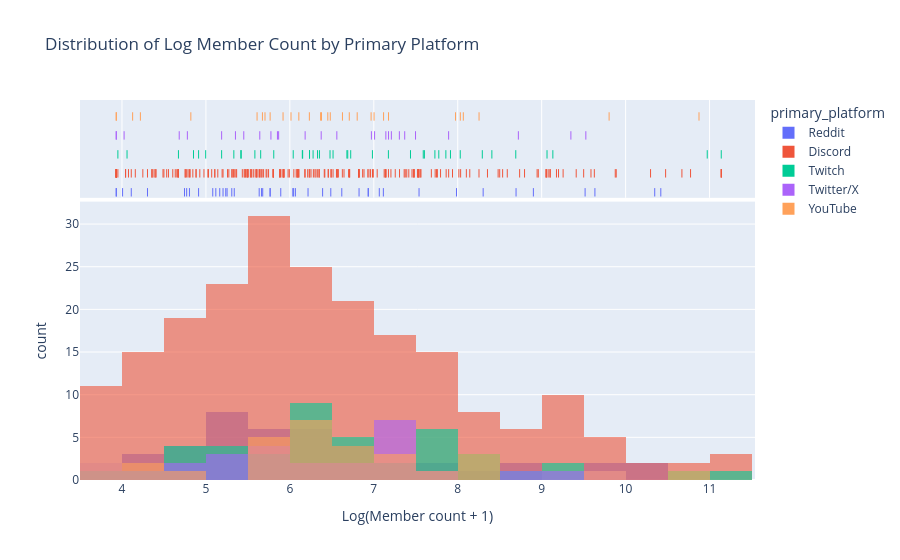

Source (notebook cell):
### Code cell
#Histogram of Log Member Count with Marginal Rug Plot
fig = px.histogram(
    gaming_data,
    x='log_member_count',
    nbins=30,
    marginal='rug',
    color='primary_platform',
    opacity=0.6,
    barmode='overlay',
    title='Distribution of Log Member Count by Primary Platform',
    labels={
        'log_member_count':'Log(Member count + 1)',
        'count':'Count'
    }
)
fig.write_html("hist_log_member_count_by_platform.html")

fig.show()

### Figure 1 — Plotly figure (JSON) as saved in the notebook; plotly's stock layout.template omitted (floating-point values rounded to 4 significant figures; data arrays with more than 128 entries replaced by an {"elided": "..."} marker saying what was removed)
{"data": [{"bingroup": "x", "hovertemplate": "primary_platform=Reddit<br>Log(Member count + 1)=%{x}<br>count=%{y}<extra></extra>", "legendgroup": "Reddit", "marker": {"color": "#636efa", "opacity": 0.6, "pattern": {"shape": ""}}, "name": "Reddit", "nbinsx": 30, "orientation": "v", "showlegend": true, "type": "histogram", "x": [6.045, 5.118, 6.488, 6.39, 3.932, 9.517, 8.901, 5.338, 9.634, 6.217, 5.236, 10.35, 5.252, 7.066, 5.677, 4.745, 4.804, 5.765, 6.933, 10.42, 5.635, 5.165, 5.663, 5.765, 6.824, 7.985, 3.932, 6.035, 5.308, 4.771, 5.892, 4.913, 7.539, 6.619, 6.934, 5.081, 7.114, 4.007, 6.066, 4.304, 8.695, 5.204, 8.303, 4.111], "xaxis": "x", "yaxis": "y"}, {"boxpoints": "all", "fillcolor": "rgba(255,255,255,0)", "hoveron": "points", "hovertemplate": "primary_platform=Reddit<br>Log(Member count + 1)=%{x}<extra></extra>", "jitter": 0, "legendgroup": "Reddit", "line": {"color": "rgba(255,255,255,0)"}, "marker": {"color": "#636efa", "symbol": "line-ns-open"}, "name": "Reddit", "showlegend": false, "type": "box", "x": [6.045, 5.118, 6.488, 6.39, 3.932, 9.517, 8.901, 5.338, 9.634, 6.217, 5.236, 10.35, 5.252, 7.066, 5.677, 4.745, 4.804, 5.765, 6.933, 10.42, 5.635, 5.165, 5.663, 5.765, 6.824, 7.985, 3.932, 6.035, 5.308, 4.771, 5.892, 4.913, 7.539, 6.619, 6.934, 5.081, 7.114, 4.007, 6.066, 4.304, 8.695, 5.204, 8.303, 4.111], "xaxis": "x2", "yaxis": "y2"}, {"bingroup": "x", "hovertemplate": "primary_platform=Discord<br>Log(Member count + 1)=%{x}<br>count=%{y}<extra></extra>", "legendgroup": "Discord", "marker": {"color": "#EF553B", "opacity": 0.6, "pattern": {"shape": ""}}, "name": "Discord", "nbinsx": 30, "orientation": "v", "showlegend": true, "type": "histogram", "x": {"elided": "213 float values"}, "xaxis": "x", "yaxis": "y"}, {"boxpoints": "all", "fillcolor": "rgba(255,255,255,0)", "hoveron": "points", "hovertemplate": "primary_platform=Discord<br>Log(Member count + 1)=%{x}<extra></extra>", "jitter": 0, "legendgroup": "Discord", "line": {"color": "rgba(255,255,255,0)"}, "marker": {"color": "#EF553B", "symbol": "line-ns-open"}, "name": "Discord", "showlegend": false, "type": "box", "x": {"elided": "213 float values"}, "xaxis": "x2", "yaxis": "y2"}, {"bingroup": "x", "hovertemplate": "primary_platform=Twitch<br>Log(Member count + 1)=%{x}<br>count=%{y}<extra></extra>", "legendgroup": "Twitch", "marker": {"color": "#00cc96", "opacity": 0.6, "pattern": {"shape": ""}}, "name": "Twitch", "nbinsx": 30, "orientation": "v", "showlegend": true, "type": "histogram", "x": [6.984, 5.808, 9.064, 6.33, 5.187, 4.997, 6.353, 6.69, 8.293, 8.691, 8.03, 7.914, 7.774, 7.603, 5.583, 11.14, 6.479, 5.421, 7.437, 6.725, 6.234, 5.416, 7.589, 9.133, 8.406, 4.673, 4.06, 4.913, 7.859, 5.652, 3.951, 4.852, 6.153, 6.234, 6.68, 6.515, 7.728, 6.148, 6.277, 5.333, 10.97, 6.04, 7.174], "xaxis": "x", "yaxis": "y"}, {"boxpoints": "all", "fillcolor": "rgba(255,255,255,0)", "hoveron": "points", "hovertemplate": "primary_platform=Twitch<br>Log(Member count + 1)=%{x}<extra></extra>", "jitter": 0, "legendgroup": "Twitch", "line": {"color": "rgba(255,255,255,0)"}, "marker": {"color": "#00cc96", "symbol": "line-ns-open"}, "name": "Twitch", "showlegend": false, "type": "box", "x": [6.984, 5.808, 9.064, 6.33, 5.187, 4.997, 6.353, 6.69, 8.293, 8.691, 8.03, 7.914, 7.774, 7.603, 5.583, 11.14, 6.479, 5.421, 7.437, 6.725, 6.234, 5.416, 7.589, 9.133, 8.406, 4.673, 4.06, 4.913, 7.859, 5.652, 3.951, 4.852, 6.153, 6.234, 6.68, 6.515, 7.728, 6.148, 6.277, 5.333, 10.97, 6.04, 7.174], "xaxis": "x2", "yaxis": "y2"}, {"bingroup": "x", "hovertemplate": "primary_platform=Twitter/X<br>Log(Member count + 1)=%{x}<br>count=%{y}<extra></extra>", "legendgroup": "Twitter/X", "marker": {"color": "#ab63fa", "opacity": 0.6, "pattern": {"shape": ""}}, "name": "Twitter/X", "nbinsx": 30, "orientation": "v", "showlegend": true, "type": "histogram", "x": [3.932, 9.526, 9.348, 5.352, 7.144, 7.305, 5.866, 4.682, 4.779, 7.209, 5.775, 7.368, 7.175, 6.972, 5.187, 3.932, 5.451, 4.025, 6.56, 5.852, 5.642, 6.182, 7.497, 6.373, 8.722, 7.891, 7.009], "xaxis": "x", "yaxis": "y"}, {"boxpoints": "all", "fillcolor": "rgba(255,255,255,0)", "hoveron": "points", "hovertemplate": "primary_platform=Twitter/X<br>Log(Member count + 1)=%{x}<extra></extra>", "jitter": 0, "legendgroup": "Twitter/X", "line": {"color": "rgba(255,255,255,0)"}, "marker": {"color": "#ab63fa", "symbol": "line-ns-open"}, "name": "Twitter/X", "showlegend": false, "type": "box", "x": [3.932, 9.526, 9.348, 5.352, 7.144, 7.305, 5.866, 4.682, 4.779, 7.209, 5.775, 7.368, 7.175, 6.972, 5.187, 3.932, 5.451, 4.025, 6.56, 5.852, 5.642, 6.182, 7.497, 6.373, 8.722, 7.891, 7.009], "xaxis": "x2", "yaxis": "y2"}, {"bingroup": "x", "hovertemplate": "primary_platform=YouTube<br>Log(Member count + 1)=%{x}<br>count=%{y}<extra></extra>", "legendgroup": "YouTube", "marker": {"color": "#FFA15A", "opacity": 0.6, "pattern": {"shape": ""}}, "name": "YouTube", "nbinsx": 30, "orientation": "v", "showlegend": true, "type": "histogram", "x": [7.003, 8.254, 8.031, 3.932, 6.232, 6.482, 6.627, 6.366, 3.932, 6.802, 8.067, 10.87, 7.974, 6.708, 6.014, 5.673, 5.765, 4.82, 6.377, 4.127, 6.107, 6.968, 5.919, 7.175, 9.803, 4.22, 5.704, 7.116, 6.452, 5.609], "xaxis": "x", "yaxis": "y"}, {"boxpoints": "all", "fillcolor": "rgba(255,255,255,0)", "hoveron": "points", "hovertemplate": "primary_platform=YouTube<br>Log(Member count + 1)=%{x}<extra></extra>", "jitter": 0, "legendgroup": "YouTube", "line": {"color": "rgba(255,255,255,0)"}, "marker": {"color": "#FFA15A", "symbol": "line-ns-open"}, "name": "YouTube", "showlegend": false, "type": "box", "x": [7.003, 8.254, 8.031, 3.932, 6.232, 6.482, 6.627, 6.366, 3.932, 6.802, 8.067, 10.87, 7.974, 6.708, 6.014, 5.673, 5.765, 4.82, 6.377, 4.127, 6.107, 6.968, 5.919, 7.175, 9.803, 4.22, 5.704, 7.116, 6.452, 5.609], "xaxis": "x2", "yaxis": "y2"}], "layout": {"barmode": "overlay", "legend": {"title": {"text": "primary_platform"}, "tracegroupgap": 0}, "title": {"text": "Distribution of Log Member Count by Primary Platform"}, "xaxis": {"anchor": "y", "domain": [0, 1], "title": {"text": "Log(Member count + 1)"}}, "xaxis2": {"anchor": "y2", "domain": [0, 1], "matches": "x", "showgrid": true, "showticklabels": false}, "yaxis": {"anchor": "x", "domain": [0, 0.7326], "title": {"text": "count"}}, "yaxis2": {"anchor": "x2", "domain": [0.7426, 1], "matches": "y2", "showgrid": false, "showline": false, "showticklabels": false, "ticks": ""}}}
